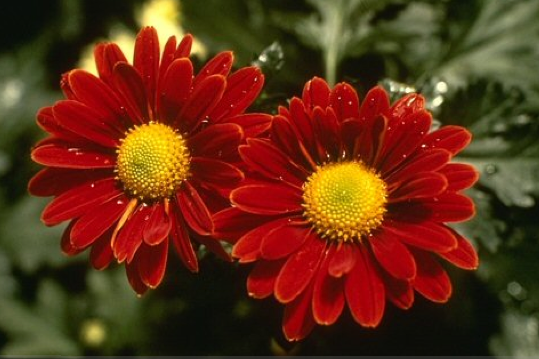
#> input picture AulaRemoveFundo/imgs/flowers.jpg, 539 x 359 px; its folder holds only this picture in this run
$ python remove.py
#> lines starting #> are read from the running program, lines starting #| are printed output that depends on the picture
import cv2
import numpy as np
from matplotlib import pyplot as plt
import glob

def showSingleImage(img, title, size):
    fig, axis = plt.subplots(figsize = size)

    axis.imshow(img, 'gray')
    axis.set_title(title, fontdict = {'fontsize': 22, 'fontweight': 'medium'})
    plt.show()

def showMultipleImages(imgsArray, titlesArray, size, x, y):
    if(x < 1 or y < 1):
        print("ERRO: X e Y não podem ser zero ou abaixo de zero!")
        return
    elif(x == 1 and y == 1):
        showSingleImage(imgsArray, titlesArray)
    elif(x == 1):
        fig, axis = plt.subplots(y, figsize = size)
        yId = 0
        for img in imgsArray:
            axis[yId].imshow(img, 'gray')
            axis[yId].set_anchor('NW')
            axis[yId].set_title(titlesArray[yId], fontdict = {'fontsize': 18, 'fontweight': 'medium'}, pad = 10)

            yId += 1
    elif(y == 1):
        fig, axis = plt.subplots(1, x, figsize = size)
        fig.suptitle(titlesArray)
        xId = 0
        for img in imgsArray:
            axis[xId].imshow(img, 'gray')
            axis[xId].set_anchor('NW')
            axis[xId].set_title(titlesArray[xId], fontdict = {'fontsize': 18, 'fontweight': 'medium'}, pad = 10)

            xId += 1
    else:
        fig, axis = plt.subplots(y, x, figsize = size)
        xId, yId, titleId = 0, 0, 0
        for img in imgsArray:
            axis[yId, xId].set_title(titlesArray[titleId], fontdict = {'fontsize': 18, 'fontweight': 'medium'}, pad = 10)
            axis[yId, xId].set_anchor('NW')
            axis[yId, xId].imshow(img, 'gray')
            if(len(titlesArray[titleId]) == 0):
                axis[yId, xId].axis('off')

            titleId += 1
            xId += 1
            if xId == x:
                xId = 0
                yId += 1
    plt.show()
    cv2.waitKey(0)
    cv2.destroyAllWindows()

def carregaImagemCinza(img):
    img = cv2.imread(img, 0)
    return img

def main():
    #Criando a lista de arquivo do glov
    folder = 'imgs/*'
    image_files_list = glob.glob(folder)

    caraBonito = image_files_list[0]
    caraBonito = cv2.imread(caraBonito)
#> caraBonito is the input picture: shape (359, 539, 3); mean B, G, R 21.9, 47.6, 98.2
    caraBonito = cv2.cvtColor(caraBonito, cv2.COLOR_BGR2RGB) #Carregando a imagem e convertendo para RGB

    #Criando uma cópia da imagem original
    fundo = caraBonito.copy()

    mask = np.zeros(caraBonito.shape[:2],np.uint8) #Criando uma mascara da imagem original, cortando tudo exceto as cores

    bgdModel = np.zeros((1,65),np.float64)  #Modelo de fundo, matriz com 0's, que tem um vetor de 65 escalares, cada posicao é um float64
    fgdModel = np.zeros((1,65),np.float64)  #Modelo de objeto, matriz com 0's, que tem um vetor de 65 escalares, cada posicao é um float64

    #Altura e largura para criar o retangulo do grabcut
    altura = int(caraBonito.shape[0])
#> altura = 359
    largura = int(caraBonito.shape[1])
#> largura = 539

    #Retangulo que marca a posicao inicial e final aonde o algoritmo será aplicado
    rect = (0, 0, altura, largura)
#> rect = (0, 0, 359, 539)

    cv2.grabCut(caraBonito, mask, rect, bgdModel, fgdModel, 6, cv2.GC_INIT_WITH_RECT)

    #Máscara final, em cada posicao da mascara aonde é fundo e provavelmente fundo, ele substitui por 0, do contrário 1
    mask2 = np.where((mask == 2)|(mask == 0), 0, 1).astype('uint8')

    #Multiplicando a imagem pela mascara2, pegando uma matriz em que cada posicao é um vetor 1D,
    #e convertendo cada posicao em um vetor 3D, tornando o fundo preto
    caraBonito = caraBonito * mask2[:,:,np.newaxis]
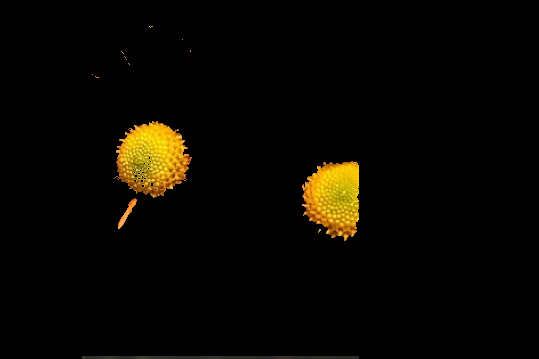
#> caraBonito: shape (359, 539, 3); mean R, G, B 8.7, 6.5, 1

    #Criando o meu fundo
    for x in range(0, caraBonito.shape[1]):
        for y in range(0, caraBonito.shape[0]):
            if(mask2[y][x] == 1): #Aonde está a mascara, subtrair o fundo - imagemOriginal
                fundo[y][x] -= caraBonito[y][x]
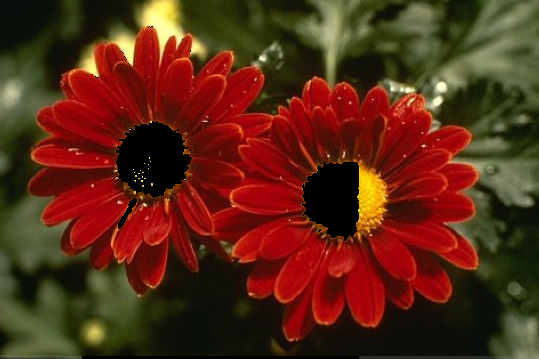
#> fundo: shape (359, 539, 3); mean R, G, B 89.5, 41.1, 20.9


    #Criando uma copia pra borrar o fundo
    copia = fundo.copy()
    copia = cv2.blur(fundo, (30,30))
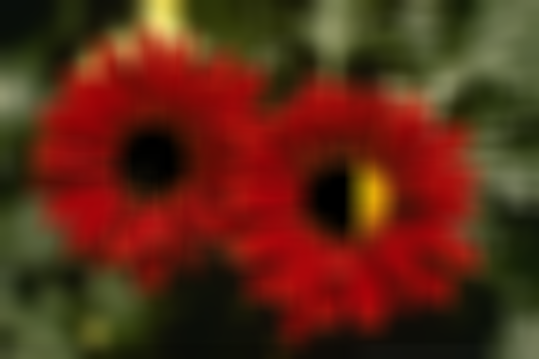
#> copia: shape (359, 539, 3); mean R, G, B 89.6, 41.2, 20.9

    #Somando o fundo com a imagem original
    imgFinal = caraBonito + copia
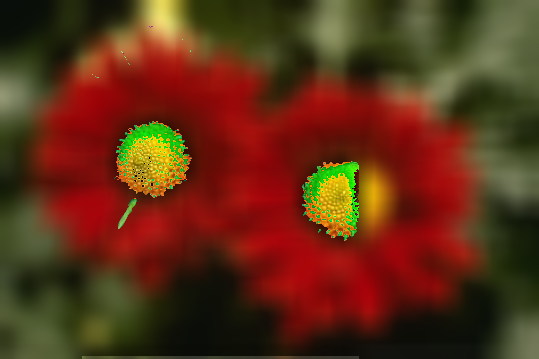
#> imgFinal: shape (359, 539, 3); mean R, G, B 94.3, 47.5, 21.9

    imgsArray = [caraBonito, mask2, fundo, copia, imgFinal] #Vetor de imagens
    titlesArray = ['Original', 'Mascara', 'fundo', 'blur', 'final']  #Vetor de títulos
    showMultipleImages(imgsArray, titlesArray, (20,16), 2, 3)
#> the loop in showMultipleImages, `for img in imgsArray:` made 5 passes
#> yId on passes 2, 4: 1, 2
#> after the loop in showMultipleImages, `for img in imgsArray:`: titleId = 5; xId = 1; yId = 2
#> in showMultipleImages, `plt.show()`:
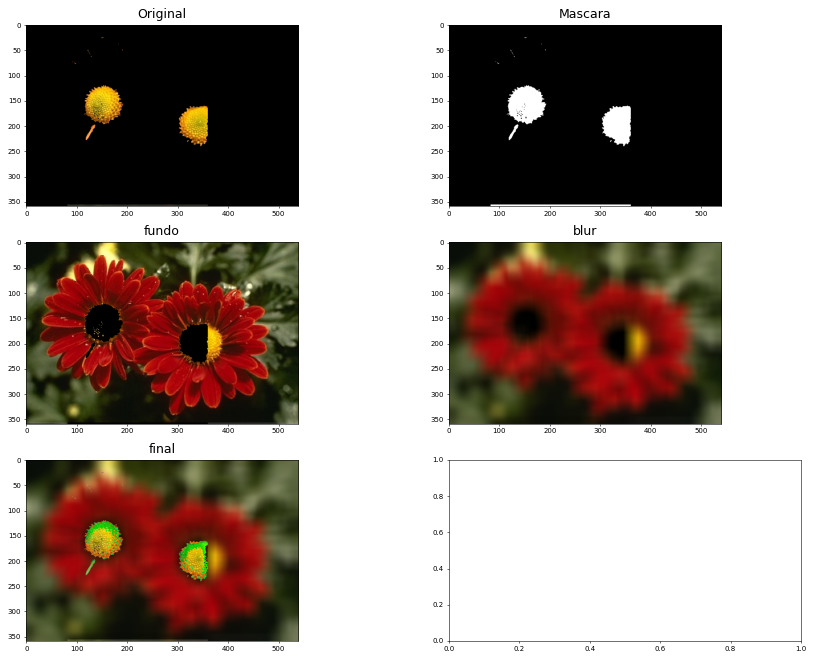
#> figure drawn by matplotlib, 5 panels

if __name__ == "__main__":
    main()
